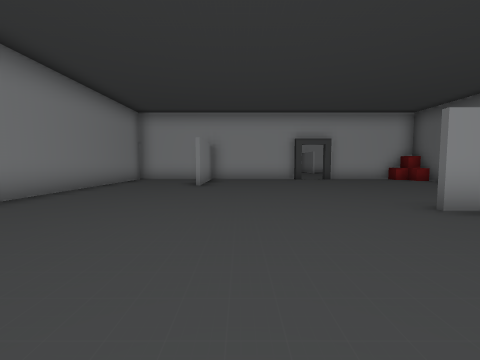
view 1 (above)

23 first-person views from a walk through a Unity game level. The camera is 1.4 m above the floor, tilts 4° down and sees 90° across. Doors are open. The floor is counted in squares, 2 m on a side. Each view is taken from the middle of a square. On the plan, view 1 faces up. The plan holds only what a view shows up to about 9 squares ahead; the rest is blank. The place goes on beyond the plan. The player character is not drawn.

view 2
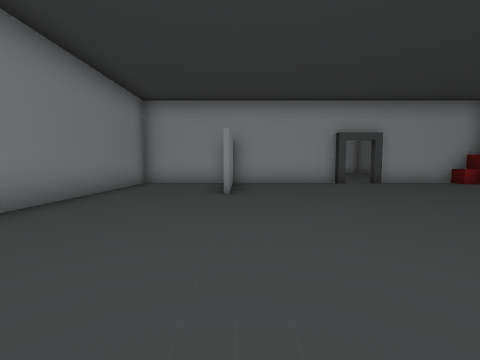

view 3
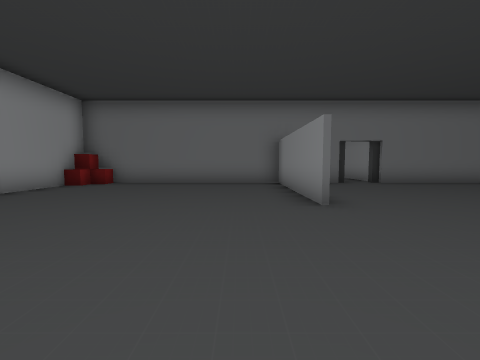

view 4
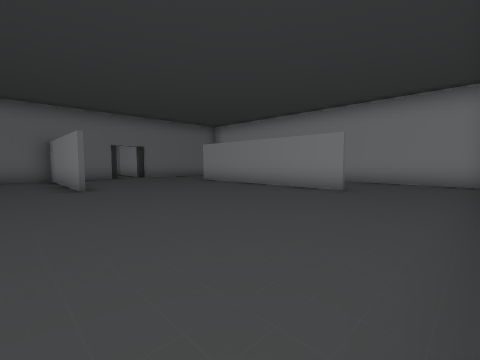

view 5
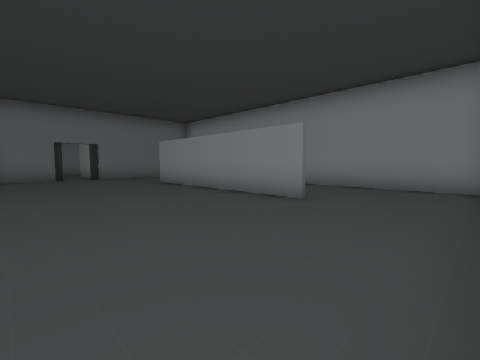

view 6
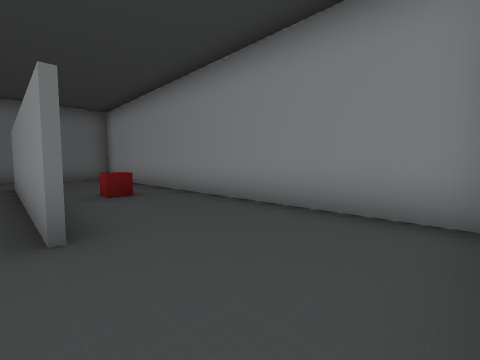

view 7
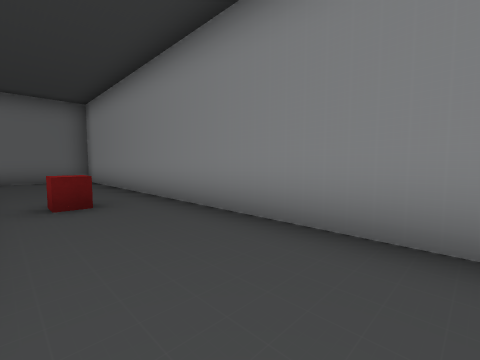

view 8
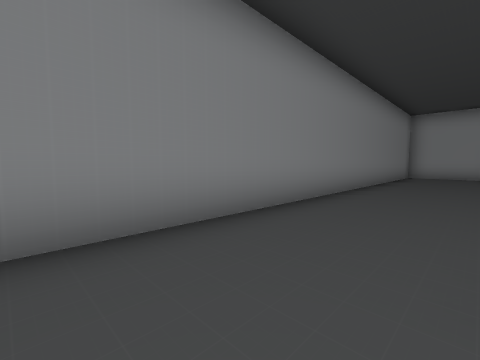

view 9
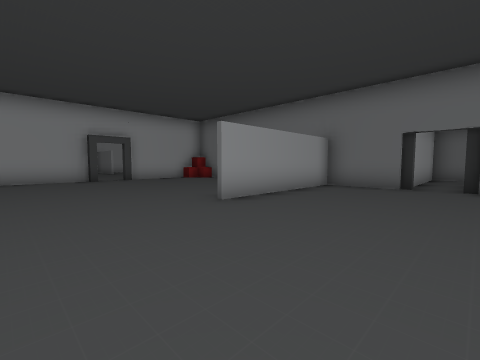

view 10
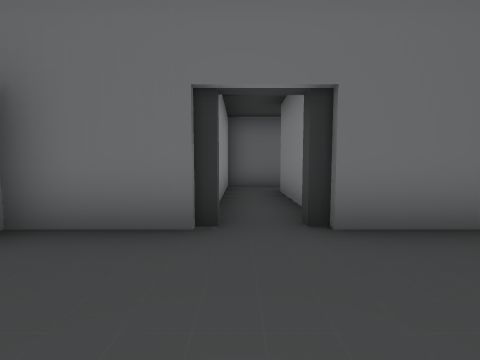

view 11
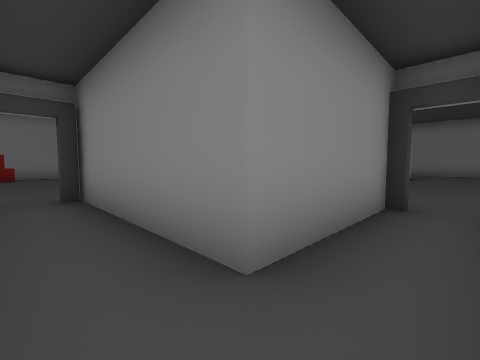

view 12
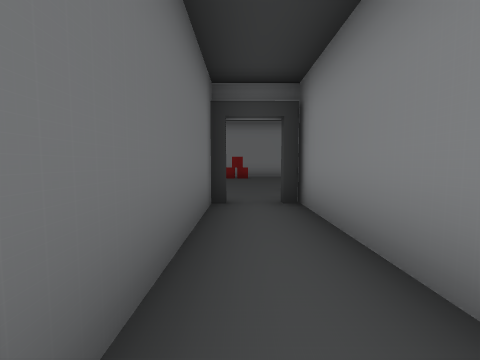

view 13
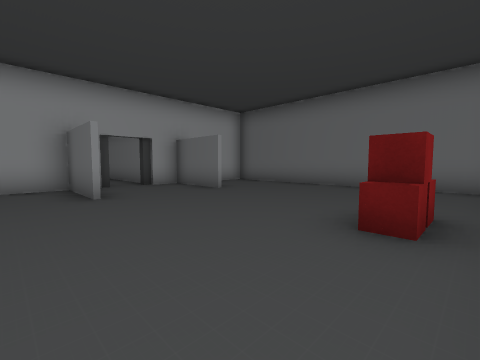

view 14
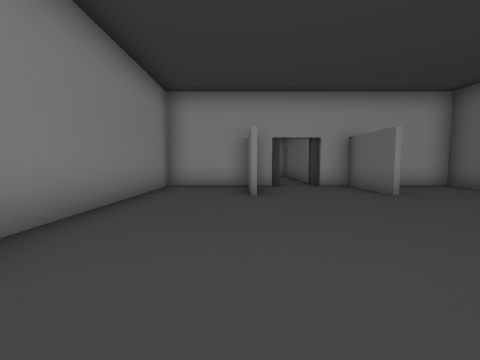

view 15
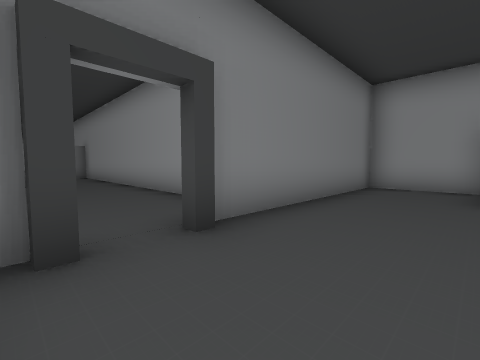

view 16
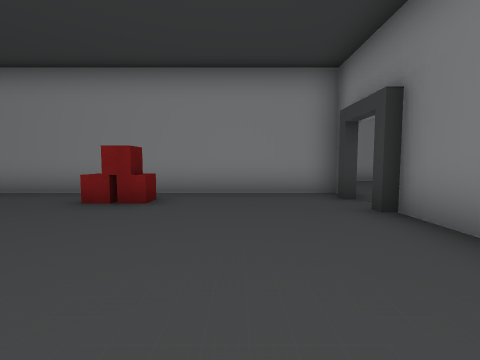

view 17
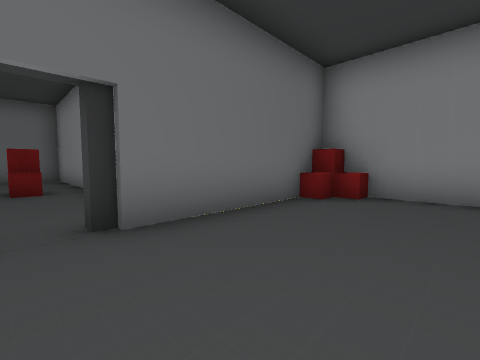

view 18
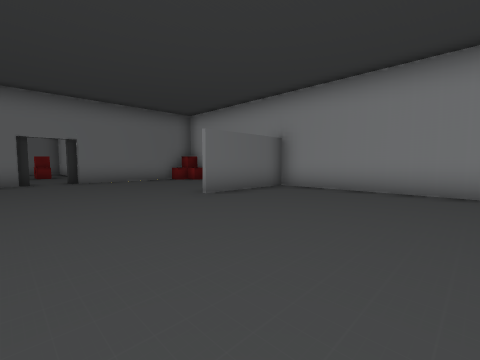

view 19
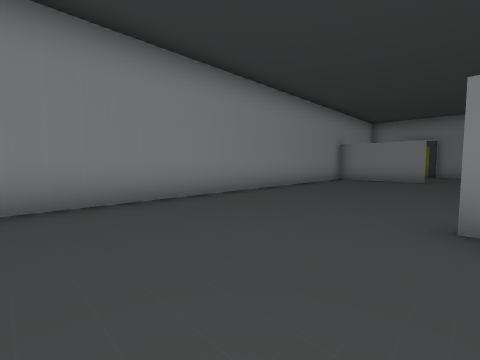

view 20
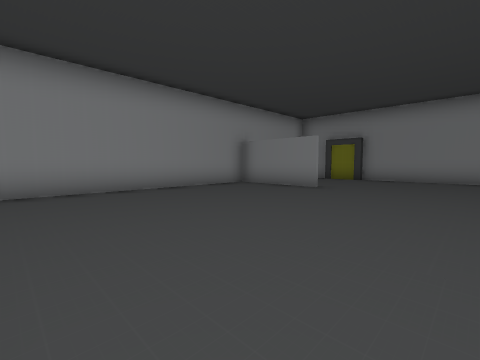

view 21
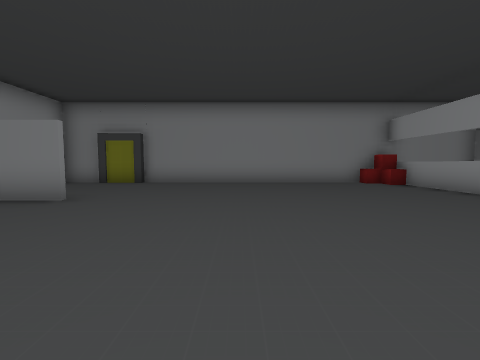

view 22
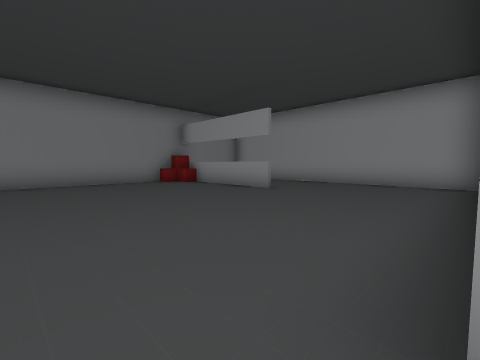

view 23
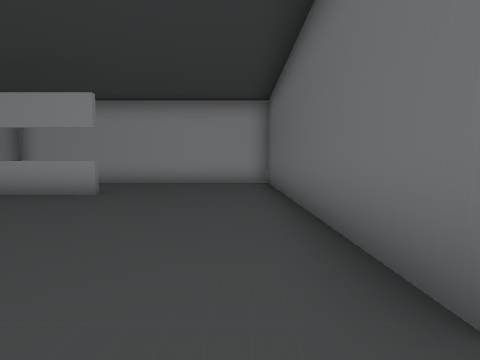

### Floor plan
Ten units are one square. View 1 is at (0, 0); x grows to the right and y downward. Boxes are objects, and circles mark ways between rooms. Rooms are numbered by the first view taken in them; rooms with no view inside come last. Other rooms are left out.
<svg viewBox="-152 -110 322 280">
<path fill="none" stroke="#000" d="M29 -36 75 -36 75 -100M-16 13 45 13M75 -14 75 -35 30 -35M-12 -97 -12 -75M25 -105 -12 -105M-15 -105 -44 -105 -44 31M-41 44 75 44 75 -3M71 -105 40 -105M121 -14 75 -14M125 41 125 -14M78 0 109 0 109 44M134 69 134 45 122 45M103 67 103 45M114 45 78 45 78 105M78 119 78 126 161 126M165 122 165 45 150 45M-60 91 -60 17M-105 132 -105 164 25 164 25 134M-59 15 -147 15 -147 44M-147 51 -147 164M54 91 1 91M49 164 63 164M75 107 75 99M75 160 75 116"/>
<rect x="5" y="25" width="10" height="10" fill="#bbb"><title>other object</title></rect>
<rect x="65" y="-105" width="10" height="10" fill="#bbb"><title>other object</title></rect>
<rect x="115" y="105" width="10" height="10" fill="#bbb"><title>other object</title></rect>
<rect x="-145" y="45" width="10" height="10" fill="#bbb"><title>other object</title></rect>
<rect x="65" y="155" width="10" height="10" fill="#bbb"><title>other object</title></rect>
<circle cx="80" cy="-5" r="3" fill="#2a7"/>
<circle cx="115" cy="40" r="3" fill="#2a7"/>
<circle cx="80" cy="110" r="3" fill="#2a7"/>
<text x="10" y="-30">1</text>
<text x="120" y="0">2</text>
<text x="120" y="90">3</text>
<text x="-60" y="110">4</text>
</svg>
Room 1 opens to room 2. Room 2 opens to room 3. Room 3 opens to room 4.

Where each view was taken, in squares from view 1:
view 1: 0 up, 0 right, facing up
view 2: 2 up, 1 left, facing up
view 3: 5 up, 1 left, facing right
view 4: 5 up, 4 left, facing down-right
view 5: 3 up, 4 left, facing down-right
view 6: 1 down, 4 left, facing down-right
view 7: 2 down, 3 left, facing down-right
view 8: 3 down, 2 left, facing up-left
view 9: 0 up, 0 right, facing up-right
view 10: 1 up, 5 right, facing right
view 11: 1 up, 12 right, facing down-left
view 12: 0 up, 12 right, facing down
view 13: 12 down, 9 right, facing up-right
view 14: 12 down, 10 right, facing up
view 15: 12 down, 10 right, facing up-left
view 16: 7 down, 10 right, facing down
view 17: 11 down, 5 right, facing down-right
view 18: 10 down, 2 left, facing down-right
view 19: 12 down, 0 right, facing down-left
view 20: 10 down, 4 left, facing down-left
view 21: 10 down, 6 left, facing left
view 22: 10 down, 6 left, facing up-left
view 23: 10 down, 7 left, facing up
